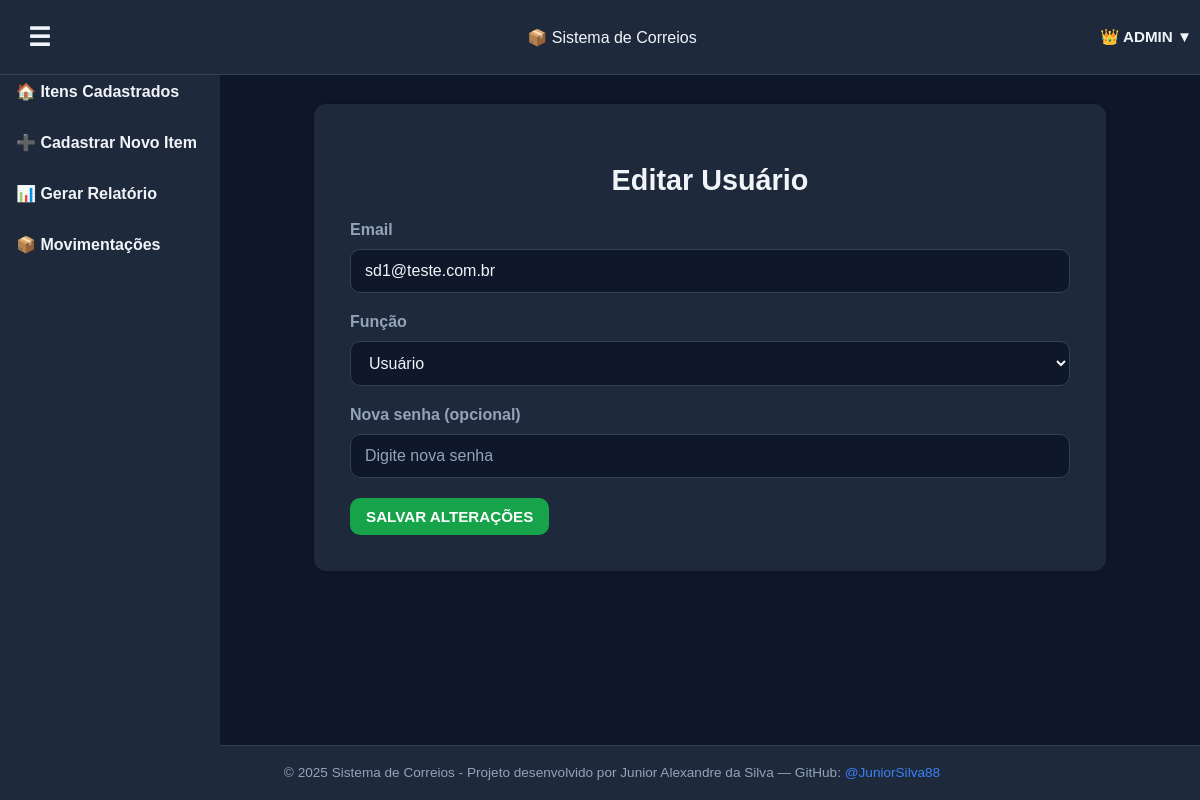
/edit_user/2 (signed in), run on the app's committed database.
### app.py (models this page shows, shortened)
class User(UserMixin, db.Model):
    id = db.Column(db.Integer, primary_key=True)
    username = db.Column(db.String(80), unique=True, nullable=False)
    email = db.Column(db.String(120), unique=True, nullable=False)
    password_hash = db.Column(db.String(200), nullable=False)
    role = db.Column(db.String(20), default="user")  # "user" ou "admin"

### app.py (the view, shortened to what this page needs)
@app.route("/edit_user/<int:user_id>", methods=["GET", "POST"])
@admin_required   # <<< Apenas admin pode editar outros usuários
def edit_user(user_id):
    user = User.query.get_or_404(user_id)
    return render_template("edit_user.html", user=user)

### app.py (called while the page is built)
def admin_required(f):
    @wraps(f)
    def decorated_function(*args, **kwargs):
        if not current_user.is_authenticated or current_user.role != "admin":
            flash("Acesso restrito a administradores.", "error")
            return redirect(url_for("index"))
        return f(*args, **kwargs)
    return decorated_function

@login_manager.user_loader
def load_user(user_id):
    return User.query.get(int(user_id))

### templates/edit_user.html (shortened to what this page needs)
{% extends "base.html" %}
{% block content %}
<section class="form-card">
  <h2>Editar Usuário</h2>
  <form method="post">
    <div class="form-group">
      <label>Email</label>
      <input type="email" name="email" value="{{ user.email }}" required>
    </div>
    <div class="form-group">
      <label>Função</label>
      <select name="role">
        <option value="user" {% if user.role == "user" %}selected{% endif %}>Usuário</option>
      </select>
    </div>
    <div class="form-group">
      <label>Nova senha (opcional)</label>
      <input type="password" name="password" placeholder="Digite nova senha">
    </div>
    <button type="submit" class="btn-primary">Salvar alterações</button>
  </form>
</section>
{% endblock %}

### templates/base.html (shortened to what this page needs)
<!DOCTYPE html>
<html lang="pt-BR">
<head>
    <link rel="stylesheet" href="{{ url_for('static', filename='style.css') }}">
    <link rel="stylesheet" href="https://cdnjs.cloudflare.com/ajax/libs/font-awesome/6.4.0/css/all.min.css">
</head>
  <body>
    <header>
      <div class="header-left">
        <button class="menu-toggle" onclick="toggleSidebar()">☰</button>
      </div>
      <div class="header-center">
        <span class="logo">📦 Sistema de Correios</span>
      </div>
      <div class="user-menu">
      {% if current_user.is_authenticated %}
        <button class="user-button">
          {% if current_user.role == "admin" %}
            👑 {{ current_user.username }} ▼
          {% else %}
            👤 {{ current_user.username }} ▼
          {% endif %}
        </button>
      {% else %}
        <a href="{{ url_for('login') }}" class="btn-secondary">Login</a>
      {% endif %}
      </div>
    </header>
    <aside class="sidebar" id="sidebar">
      <nav>
        <ul>
          <li><a href="{{ url_for('index') }}">🏠 Itens Cadastrados</a></li>
          <li><a href="{{ url_for('new_item') }}">➕ Cadastrar Novo Item</a></li>
          <li><a href="{{ url_for('report') }}">📊 Gerar Relatório</a></li>
          {% if current_user.role == "admin" %}
            <li><a href="{{ url_for('movimentacoes') }}">📦 Movimentações</a></li>
          {% endif %}
        </ul>
      </nav>
    </aside>
    <main class="content-container" id="content">
      {% block content %}{% endblock %}
    </main>
    <footer>
      <p>&copy; 2025 Sistema de Correios - Projeto desenvolvido por Junior Alexandre da Silva — GitHub: <a href="https://github.com/JuniorSilva88" target="_blank">@JuniorSilva88</a></p>
    </footer>
  </body>
</html>

### static/style.css (style rules this page uses)
:root { --bg: #0f172a; --panel: #1e293b; --text: #f1f5f9; --muted: #94a3b8; --border: #334155; --primary: #16a34a; --primary-dark: #15803d; --danger: #ef4444; --danger-dark: #b91c1c; --info: #3b82f6; --info-dark: #1e40af; --header-height: 60px; --font-base: 1rem; --font-sm: 0.9rem; --font-xs: 0.85rem; }
body { background-color: var(--bg); color: var(--text); font-family: Arial, sans-serif; margin: 0; padding: 0; }
header { display: grid; grid-template-columns: 1fr auto 1fr; align-items: center; padding: 12px; background-color: var(--panel); border-bottom: 1px solid var(--border); position: fixed; top: 0; left: 0; width: 100%; z-index: 2000; overflow: visible; }
.user-menu { justify-self: end; position: relative; z-index: 2100; margin-right: 8px; }
.user-button { background: transparent; border: none; color: var(--text); font-weight: bold; cursor: pointer; padding: 8px 12px; border-radius: 6px; }
footer { position: fixed; bottom: 0; left: 0; width: 100%; background-color: var(--panel); color: var(--muted); text-align: center; padding: 6px 12px; font-size: 0.85rem; border-top: 1px solid var(--border); z-index: 999; height: auto; line-height: normal; white-space: normal; overflow: visible; text-overflow: unset; }
footer a { color: var(--info); text-decoration: none; }
.menu-toggle { justify-self: start; background: none; border: none; font-size: 1.6rem; color: var(--text); cursor: pointer; }
.sidebar { position: fixed; top: 0; left: 0; width: 220px; height: 100vh; background-color: var(--panel); padding-top: var(--header-height); transition: left 0.3s ease; z-index: 1000; }
.sidebar nav ul { list-style: none; padding: 0; margin: 0; }
.sidebar nav ul li { margin: 12px 0; }
.sidebar nav ul li a { color: var(--text); text-decoration: none; font-weight: bold; padding: 10px 16px; display: block; border-radius: 6px; }
.content-container { margin-left: 220px; transition: margin-left 0.3s ease; padding: 40px 20px; }
main { max-width: 95vw; margin: 0 auto; }
.form-card { background-color: var(--panel); padding: 36px; border-radius: 12px; box-shadow: 0 0 10px rgba(0,0,0,0.25); max-width: 720px; margin: 40px auto; color: var(--text); text-align: left; }
.form-card h2 { margin-bottom: 24px; text-align: center; font-size: 1.8rem; }
.form-group { display: flex; flex-direction: column; gap: 10px; margin-bottom: 20px; }
.form-group label { font-weight: bold; color: var(--muted); }
.form-group input, .form-group select { padding: 12px 14px; border: 1px solid var(--border); border-radius: 10px; background-color: var(--bg); color: var(--text); font-size: 1rem; }
.form-group input::placeholder { color: var(--muted); }
button, .btn-primary, .btn-secondary, a.btn-primary, a.btn-secondary, a.btn-out, a.btn-in, a.btn-info { font-family: Arial, sans-serif; font-size: 0.95rem; font-weight: bold; text-transform: uppercase; padding: 10px 16px; border-radius: 10px; cursor: pointer; transition: background 0.3s ease, color 0.3s ease, border-color 0.3s ease; text-decoration: none; display: inline-block; }
.btn-primary, a.btn-primary, a.btn-in, .filter-form button { background-color: var(--primary); color: #fff; border: none; }
.content-container { padding-top: 64px; padding-bottom: 80px; }

### data on the page
User: username "ADMIN"
User: email "sd1@teste.com.br", role "Usuário"
